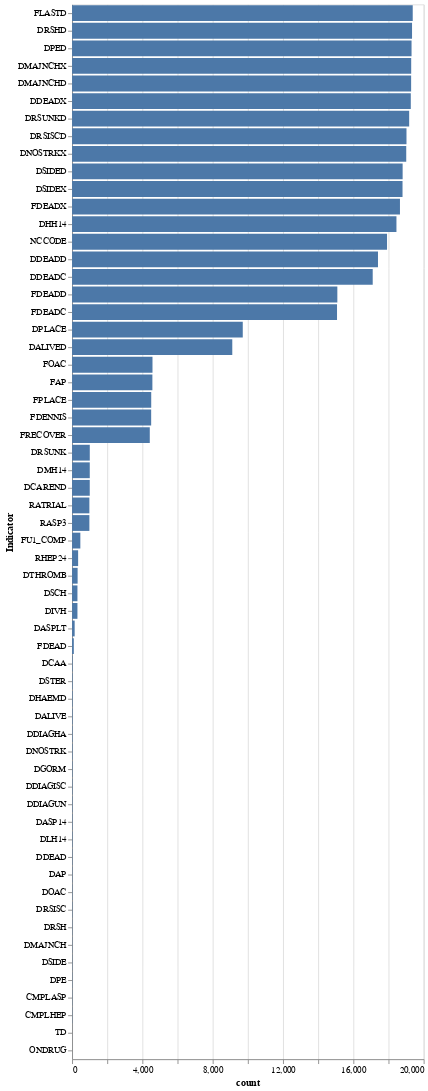

Notebook cell for this chart:
### Markdown cell above
## Missing Values

### Code cell
def missing_values():
    
  missing_values_count = df.isnull().sum()
  miss_values_df = pd.DataFrame(missing_values_count)
  miss_values_df = miss_values_df[miss_values_df[0] > 0].reset_index()
  miss_values_df = miss_values_df.rename(columns={0:'count'})
  miss_values_df = miss_values_df[miss_values_df['count'] > 0]
  chart = alt.Chart(miss_values_df
          ).mark_bar().encode(
              x= alt.X('count'),
              y= alt.Y('index',
                       title='Indicator',
                       sort='-x'))
          
  return chart

missing_values()

### Figure 1 — Vega-Lite specification as saved in the notebook (floating-point values rounded to 4 significant figures)
{"config": {"view": {"continuousWidth": 400, "continuousHeight": 300}}, "data": {"name": "data-4a7f01e2a3f0d2d0f6c0d15606f6137f"}, "mark": "bar", "encoding": {"x": {"type": "quantitative", "field": "count"}, "y": {"type": "nominal", "field": "index", "sort": "-x", "title": "Indicator"}}, "$schema": "https://vega.github.io/schema/vega-lite/v4.8.1.json", "datasets": {"data-4a7f01e2a3f0d2d0f6c0d15606f6137f": [{"index": "RATRIAL", "count": 984}, {"index": "RHEP24", "count": 344}, {"index": "RASP3", "count": 984}, {"index": "DASP14", "count": 22}, {"index": "DASPLT", "count": 147}, {"index": "DLH14", "count": 22}, {"index": "DMH14", "count": 1006}, {"index": "DHH14", "count": 18451}, {"index": "ONDRUG", "count": 1}, {"index": "DSCH", "count": 305}, {"index": "DIVH", "count": 305}, {"index": "DAP", "count": 18}, {"index": "DOAC", "count": 18}, {"index": "DGORM", "count": 23}, {"index": "DSTER", "count": 28}, {"index": "DCAA", "count": 29}, {"index": "DHAEMD", "count": 28}, {"index": "DCAREND", "count": 1005}, {"index": "DTHROMB", "count": 315}, {"index": "DMAJNCH", "count": 14}, {"index": "DMAJNCHD", "count": 19286}, {"index": "DMAJNCHX", "count": 19290}, {"index": "DSIDE", "count": 14}, {"index": "DSIDED", "count": 18803}, {"index": "DSIDEX", "count": 18797}, {"index": "DDIAGISC", "count": 23}, {"index": "DDIAGHA", "count": 26}, {"index": "DDIAGUN", "count": 23}, {"index": "DNOSTRK", "count": 26}, {"index": "DNOSTRKX", "count": 19008}, {"index": "DRSISC", "count": 18}, {"index": "DRSISCD", "count": 19022}, {"index": "DRSH", "count": 15}, {"index": "DRSHD", "count": 19338}, {"index": "DRSUNK", "count": 1007}, {"index": "DRSUNKD", "count": 19175}, {"index": "DPE", "count": 14}, {"index": "DPED", "count": 19310}, {"index": "DALIVE", "count": 28}, {"index": "DALIVED", "count": 9113}, {"index": "DPLACE", "count": 9709}, {"index": "DDEAD", "count": 19}, {"index": "DDEADD", "count": 17401}, {"index": "DDEADC", "count": 17101}, {"index": "DDEADX", "count": 19267}, {"index": "FDEAD", "count": 99}, {"index": "FLASTD", "count": 19377}, {"index": "FDEADD", "count": 15089}, {"index": "FDEADC", "count": 15071}, {"index": "FDEADX", "count": 18651}, {"index": "FRECOVER", "count": 4420}, {"index": "FDENNIS", "count": 4499}, {"index": "FPLACE", "count": 4502}, {"index": "FAP", "count": 4568}, {"index": "FOAC", "count": 4574}, {"index": "FU1_COMP", "count": 470}, {"index": "NCCODE", "count": 17916}, {"index": "CMPLASP", "count": 13}, {"index": "CMPLHEP", "count": 13}, {"index": "TD", "count": 2}]}}
